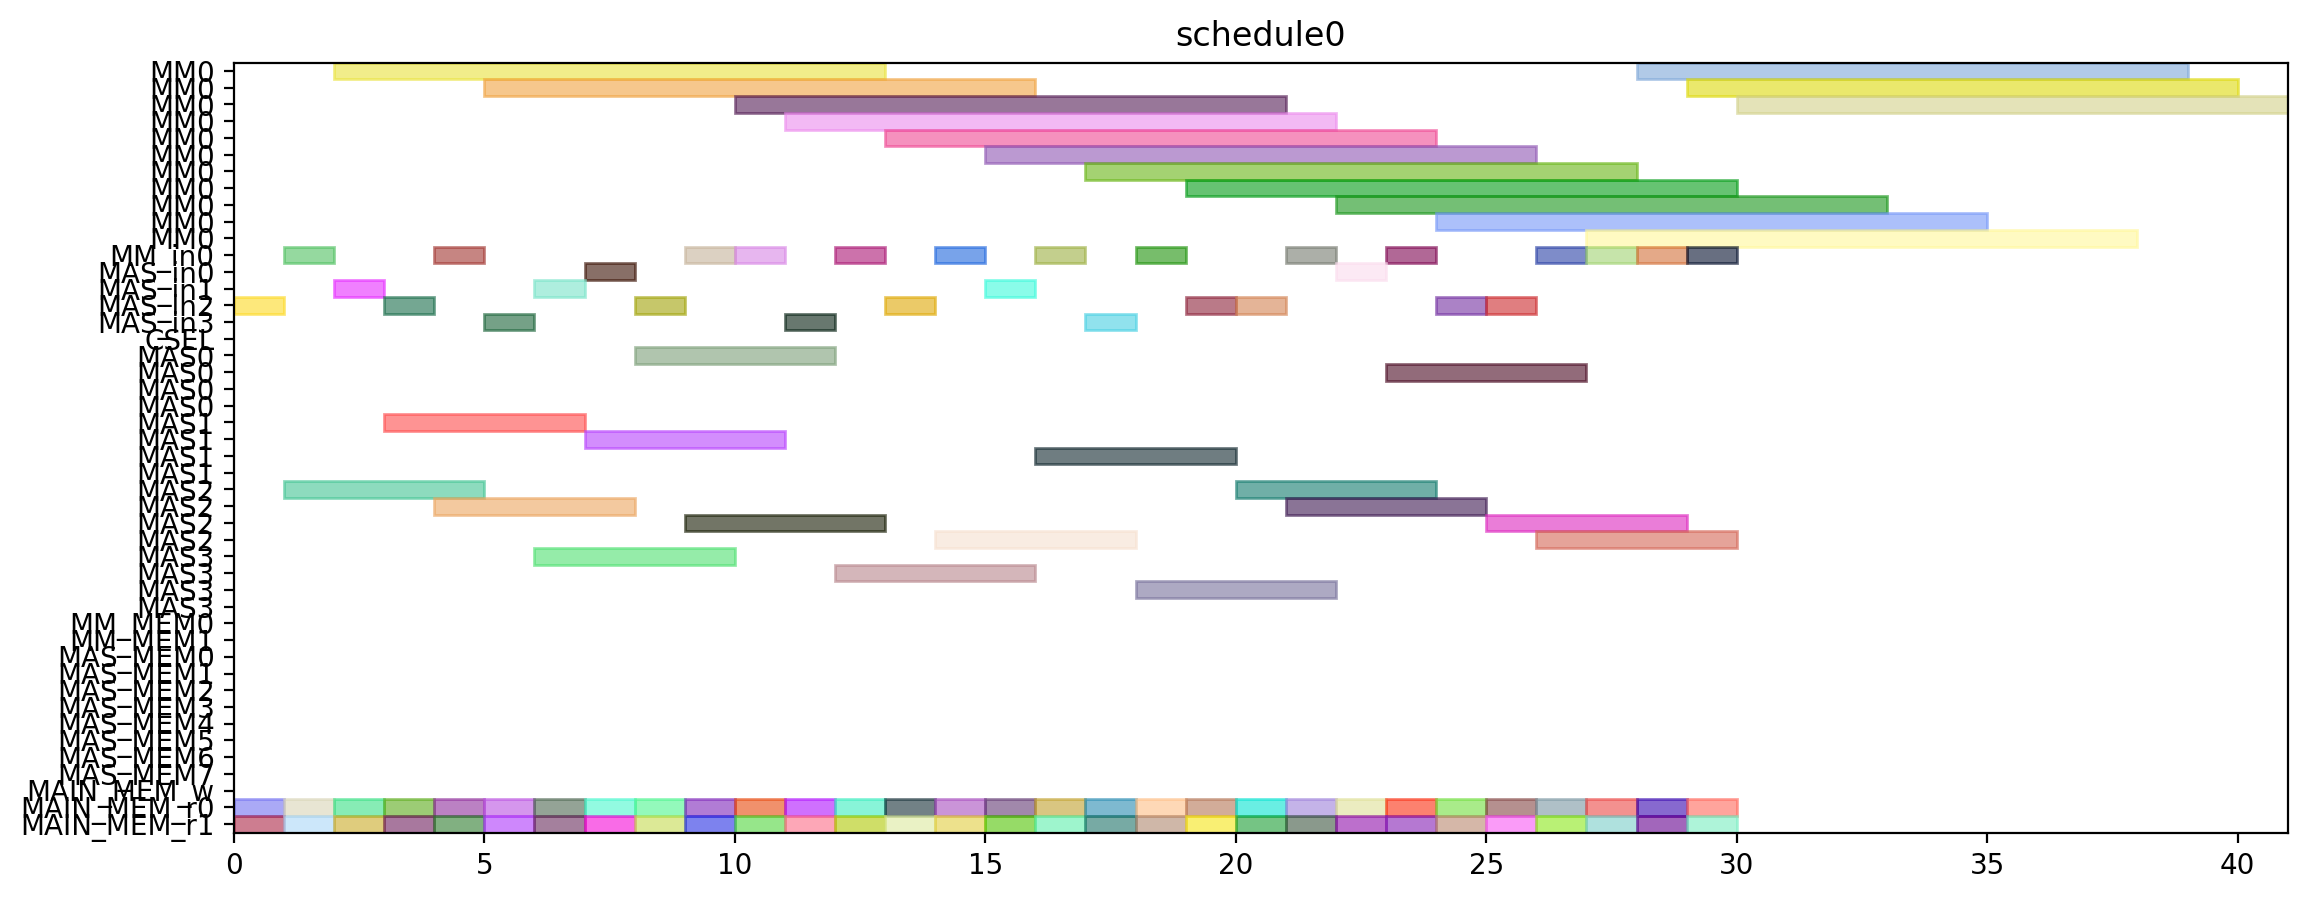

Source code (Python):
from pyschedule import Scenario, solvers, plotters, alt


def solve():
	horizon = 120
	S = Scenario("schedule0", horizon=horizon)

	# resource
	MM = S.Resources('MM', num=1, size=11)
	MM_in = S.Resources('MM_in', num=1)
	MAS_in = S.Resources('MAS_in', num=4)
	CSEL = S.Resource('CSEL')
	MAS = S.Resources('MAS', num=4, size=4, periods=range(1, horizon))
	MM_MEM = S.Resources('MM_MEM', num=2)
	MAS_MEM = S.Resources('MAS_MEM', num=8)
	MAIN_MEM_w = S.Resource('MAIN_MEM_w', size=1)
	MAIN_MEM_r = S.Resources('MAIN_MEM_r', num=2)

	# result of previous scheduling

	# new tasks
	t1_t0 = S.Task('t1_t0', length=11, delay_cost=1)
	t1_t0 += alt(MM)
	t1_t0_in = S.Task('t1_t0_in', length=1, delay_cost=1)
	t1_t0_in += alt(MM_in)
	S += t1_t0_in*MM_in[0]<=t1_t0*MM[0]
	t1_t0_mem0 = S.Task('t1_t0_mem0', length=1, delay_cost=1)
	t1_t0_mem0 += MAIN_MEM_r[0]
	S += t1_t0_mem0 <= t1_t0

	t1_t0_mem1 = S.Task('t1_t0_mem1', length=1, delay_cost=1)
	t1_t0_mem1 += MAIN_MEM_r[1]
	S += t1_t0_mem1 <= t1_t0

	t1_t1 = S.Task('t1_t1', length=11, delay_cost=1)
	t1_t1 += alt(MM)
	t1_t1_in = S.Task('t1_t1_in', length=1, delay_cost=1)
	t1_t1_in += alt(MM_in)
	S += t1_t1_in*MM_in[0]<=t1_t1*MM[0]
	t1_t1_mem0 = S.Task('t1_t1_mem0', length=1, delay_cost=1)
	t1_t1_mem0 += MAIN_MEM_r[0]
	S += t1_t1_mem0 <= t1_t1

	t1_t1_mem1 = S.Task('t1_t1_mem1', length=1, delay_cost=1)
	t1_t1_mem1 += MAIN_MEM_r[1]
	S += t1_t1_mem1 <= t1_t1

	t1_t2 = S.Task('t1_t2', length=4, delay_cost=1)
	t1_t2 += alt(MAS)
	t1_t2_in = S.Task('t1_t2_in', length=1, delay_cost=1)
	t1_t2_in += alt(MAS_in)
	S += t1_t2_in*MAS_in[0]<=t1_t2*MAS[0]

	S += t1_t2_in*MAS_in[1]<=t1_t2*MAS[1]

	S += t1_t2_in*MAS_in[2]<=t1_t2*MAS[2]

	S += t1_t2_in*MAS_in[3]<=t1_t2*MAS[3]

	t1_t2_mem0 = S.Task('t1_t2_mem0', length=1, delay_cost=1)
	t1_t2_mem0 += MAIN_MEM_r[0]
	S += t1_t2_mem0 <= t1_t2

	t1_t2_mem1 = S.Task('t1_t2_mem1', length=1, delay_cost=1)
	t1_t2_mem1 += MAIN_MEM_r[1]
	S += t1_t2_mem1 <= t1_t2

	t1_t3 = S.Task('t1_t3', length=4, delay_cost=1)
	t1_t3 += alt(MAS)
	t1_t3_in = S.Task('t1_t3_in', length=1, delay_cost=1)
	t1_t3_in += alt(MAS_in)
	S += t1_t3_in*MAS_in[0]<=t1_t3*MAS[0]

	S += t1_t3_in*MAS_in[1]<=t1_t3*MAS[1]

	S += t1_t3_in*MAS_in[2]<=t1_t3*MAS[2]

	S += t1_t3_in*MAS_in[3]<=t1_t3*MAS[3]

	t1_t3_mem0 = S.Task('t1_t3_mem0', length=1, delay_cost=1)
	t1_t3_mem0 += MAIN_MEM_r[0]
	S += t1_t3_mem0 <= t1_t3

	t1_t3_mem1 = S.Task('t1_t3_mem1', length=1, delay_cost=1)
	t1_t3_mem1 += MAIN_MEM_r[1]
	S += t1_t3_mem1 <= t1_t3

	t2_t0 = S.Task('t2_t0', length=11, delay_cost=1)
	t2_t0 += alt(MM)
	t2_t0_in = S.Task('t2_t0_in', length=1, delay_cost=1)
	t2_t0_in += alt(MM_in)
	S += t2_t0_in*MM_in[0]<=t2_t0*MM[0]
	t2_t0_mem0 = S.Task('t2_t0_mem0', length=1, delay_cost=1)
	t2_t0_mem0 += MAIN_MEM_r[0]
	S += t2_t0_mem0 <= t2_t0

	t2_t0_mem1 = S.Task('t2_t0_mem1', length=1, delay_cost=1)
	t2_t0_mem1 += MAIN_MEM_r[1]
	S += t2_t0_mem1 <= t2_t0

	t2_t1 = S.Task('t2_t1', length=11, delay_cost=1)
	t2_t1 += alt(MM)
	t2_t1_in = S.Task('t2_t1_in', length=1, delay_cost=1)
	t2_t1_in += alt(MM_in)
	S += t2_t1_in*MM_in[0]<=t2_t1*MM[0]
	t2_t1_mem0 = S.Task('t2_t1_mem0', length=1, delay_cost=1)
	t2_t1_mem0 += MAIN_MEM_r[0]
	S += t2_t1_mem0 <= t2_t1

	t2_t1_mem1 = S.Task('t2_t1_mem1', length=1, delay_cost=1)
	t2_t1_mem1 += MAIN_MEM_r[1]
	S += t2_t1_mem1 <= t2_t1

	t2_t2 = S.Task('t2_t2', length=4, delay_cost=1)
	t2_t2 += alt(MAS)
	t2_t2_in = S.Task('t2_t2_in', length=1, delay_cost=1)
	t2_t2_in += alt(MAS_in)
	S += t2_t2_in*MAS_in[0]<=t2_t2*MAS[0]

	S += t2_t2_in*MAS_in[1]<=t2_t2*MAS[1]

	S += t2_t2_in*MAS_in[2]<=t2_t2*MAS[2]

	S += t2_t2_in*MAS_in[3]<=t2_t2*MAS[3]

	t2_t2_mem0 = S.Task('t2_t2_mem0', length=1, delay_cost=1)
	t2_t2_mem0 += MAIN_MEM_r[0]
	S += t2_t2_mem0 <= t2_t2

	t2_t2_mem1 = S.Task('t2_t2_mem1', length=1, delay_cost=1)
	t2_t2_mem1 += MAIN_MEM_r[1]
	S += t2_t2_mem1 <= t2_t2

	t2_t3 = S.Task('t2_t3', length=4, delay_cost=1)
	t2_t3 += alt(MAS)
	t2_t3_in = S.Task('t2_t3_in', length=1, delay_cost=1)
	t2_t3_in += alt(MAS_in)
	S += t2_t3_in*MAS_in[0]<=t2_t3*MAS[0]

	S += t2_t3_in*MAS_in[1]<=t2_t3*MAS[1]

	S += t2_t3_in*MAS_in[2]<=t2_t3*MAS[2]

	S += t2_t3_in*MAS_in[3]<=t2_t3*MAS[3]

	t2_t3_mem0 = S.Task('t2_t3_mem0', length=1, delay_cost=1)
	t2_t3_mem0 += MAIN_MEM_r[0]
	S += t2_t3_mem0 <= t2_t3

	t2_t3_mem1 = S.Task('t2_t3_mem1', length=1, delay_cost=1)
	t2_t3_mem1 += MAIN_MEM_r[1]
	S += t2_t3_mem1 <= t2_t3

	t0_t0 = S.Task('t0_t0', length=11, delay_cost=1)
	t0_t0 += alt(MM)
	t0_t0_in = S.Task('t0_t0_in', length=1, delay_cost=1)
	t0_t0_in += alt(MM_in)
	S += t0_t0_in*MM_in[0]<=t0_t0*MM[0]
	t0_t0_mem0 = S.Task('t0_t0_mem0', length=1, delay_cost=1)
	t0_t0_mem0 += MAIN_MEM_r[0]
	S += t0_t0_mem0 <= t0_t0

	t0_t0_mem1 = S.Task('t0_t0_mem1', length=1, delay_cost=1)
	t0_t0_mem1 += MAIN_MEM_r[1]
	S += t0_t0_mem1 <= t0_t0

	t0_t1 = S.Task('t0_t1', length=11, delay_cost=1)
	t0_t1 += alt(MM)
	t0_t1_in = S.Task('t0_t1_in', length=1, delay_cost=1)
	t0_t1_in += alt(MM_in)
	S += t0_t1_in*MM_in[0]<=t0_t1*MM[0]
	t0_t1_mem0 = S.Task('t0_t1_mem0', length=1, delay_cost=1)
	t0_t1_mem0 += MAIN_MEM_r[0]
	S += t0_t1_mem0 <= t0_t1

	t0_t1_mem1 = S.Task('t0_t1_mem1', length=1, delay_cost=1)
	t0_t1_mem1 += MAIN_MEM_r[1]
	S += t0_t1_mem1 <= t0_t1

	t0_t2 = S.Task('t0_t2', length=4, delay_cost=1)
	t0_t2 += alt(MAS)
	t0_t2_in = S.Task('t0_t2_in', length=1, delay_cost=1)
	t0_t2_in += alt(MAS_in)
	S += t0_t2_in*MAS_in[0]<=t0_t2*MAS[0]

	S += t0_t2_in*MAS_in[1]<=t0_t2*MAS[1]

	S += t0_t2_in*MAS_in[2]<=t0_t2*MAS[2]

	S += t0_t2_in*MAS_in[3]<=t0_t2*MAS[3]

	t0_t2_mem0 = S.Task('t0_t2_mem0', length=1, delay_cost=1)
	t0_t2_mem0 += MAIN_MEM_r[0]
	S += t0_t2_mem0 <= t0_t2

	t0_t2_mem1 = S.Task('t0_t2_mem1', length=1, delay_cost=1)
	t0_t2_mem1 += MAIN_MEM_r[1]
	S += t0_t2_mem1 <= t0_t2

	t0_t3 = S.Task('t0_t3', length=4, delay_cost=1)
	t0_t3 += alt(MAS)
	t0_t3_in = S.Task('t0_t3_in', length=1, delay_cost=1)
	t0_t3_in += alt(MAS_in)
	S += t0_t3_in*MAS_in[0]<=t0_t3*MAS[0]

	S += t0_t3_in*MAS_in[1]<=t0_t3*MAS[1]

	S += t0_t3_in*MAS_in[2]<=t0_t3*MAS[2]

	S += t0_t3_in*MAS_in[3]<=t0_t3*MAS[3]

	t0_t3_mem0 = S.Task('t0_t3_mem0', length=1, delay_cost=1)
	t0_t3_mem0 += MAIN_MEM_r[0]
	S += t0_t3_mem0 <= t0_t3

	t0_t3_mem1 = S.Task('t0_t3_mem1', length=1, delay_cost=1)
	t0_t3_mem1 += MAIN_MEM_r[1]
	S += t0_t3_mem1 <= t0_t3

	t4_t0_t0 = S.Task('t4_t0_t0', length=11, delay_cost=1)
	t4_t0_t0 += alt(MM)
	t4_t0_t0_in = S.Task('t4_t0_t0_in', length=1, delay_cost=1)
	t4_t0_t0_in += alt(MM_in)
	S += t4_t0_t0_in*MM_in[0]<=t4_t0_t0*MM[0]
	t4_t0_t0_mem0 = S.Task('t4_t0_t0_mem0', length=1, delay_cost=1)
	t4_t0_t0_mem0 += MAIN_MEM_r[0]
	S += t4_t0_t0_mem0 <= t4_t0_t0

	t4_t0_t0_mem1 = S.Task('t4_t0_t0_mem1', length=1, delay_cost=1)
	t4_t0_t0_mem1 += MAIN_MEM_r[1]
	S += t4_t0_t0_mem1 <= t4_t0_t0

	t4_t0_t1 = S.Task('t4_t0_t1', length=11, delay_cost=1)
	t4_t0_t1 += alt(MM)
	t4_t0_t1_in = S.Task('t4_t0_t1_in', length=1, delay_cost=1)
	t4_t0_t1_in += alt(MM_in)
	S += t4_t0_t1_in*MM_in[0]<=t4_t0_t1*MM[0]
	t4_t0_t1_mem0 = S.Task('t4_t0_t1_mem0', length=1, delay_cost=1)
	t4_t0_t1_mem0 += MAIN_MEM_r[0]
	S += t4_t0_t1_mem0 <= t4_t0_t1

	t4_t0_t1_mem1 = S.Task('t4_t0_t1_mem1', length=1, delay_cost=1)
	t4_t0_t1_mem1 += MAIN_MEM_r[1]
	S += t4_t0_t1_mem1 <= t4_t0_t1

	t4_t0_t2 = S.Task('t4_t0_t2', length=4, delay_cost=1)
	t4_t0_t2 += alt(MAS)
	t4_t0_t2_in = S.Task('t4_t0_t2_in', length=1, delay_cost=1)
	t4_t0_t2_in += alt(MAS_in)
	S += t4_t0_t2_in*MAS_in[0]<=t4_t0_t2*MAS[0]

	S += t4_t0_t2_in*MAS_in[1]<=t4_t0_t2*MAS[1]

	S += t4_t0_t2_in*MAS_in[2]<=t4_t0_t2*MAS[2]

	S += t4_t0_t2_in*MAS_in[3]<=t4_t0_t2*MAS[3]

	t4_t0_t2_mem0 = S.Task('t4_t0_t2_mem0', length=1, delay_cost=1)
	t4_t0_t2_mem0 += MAIN_MEM_r[0]
	S += t4_t0_t2_mem0 <= t4_t0_t2

	t4_t0_t2_mem1 = S.Task('t4_t0_t2_mem1', length=1, delay_cost=1)
	t4_t0_t2_mem1 += MAIN_MEM_r[1]
	S += t4_t0_t2_mem1 <= t4_t0_t2

	t4_t0_t3 = S.Task('t4_t0_t3', length=4, delay_cost=1)
	t4_t0_t3 += alt(MAS)
	t4_t0_t3_in = S.Task('t4_t0_t3_in', length=1, delay_cost=1)
	t4_t0_t3_in += alt(MAS_in)
	S += t4_t0_t3_in*MAS_in[0]<=t4_t0_t3*MAS[0]

	S += t4_t0_t3_in*MAS_in[1]<=t4_t0_t3*MAS[1]

	S += t4_t0_t3_in*MAS_in[2]<=t4_t0_t3*MAS[2]

	S += t4_t0_t3_in*MAS_in[3]<=t4_t0_t3*MAS[3]

	t4_t0_t3_mem0 = S.Task('t4_t0_t3_mem0', length=1, delay_cost=1)
	t4_t0_t3_mem0 += MAIN_MEM_r[0]
	S += t4_t0_t3_mem0 <= t4_t0_t3

	t4_t0_t3_mem1 = S.Task('t4_t0_t3_mem1', length=1, delay_cost=1)
	t4_t0_t3_mem1 += MAIN_MEM_r[1]
	S += t4_t0_t3_mem1 <= t4_t0_t3

	t4_t1_t0 = S.Task('t4_t1_t0', length=11, delay_cost=1)
	t4_t1_t0 += alt(MM)
	t4_t1_t0_in = S.Task('t4_t1_t0_in', length=1, delay_cost=1)
	t4_t1_t0_in += alt(MM_in)
	S += t4_t1_t0_in*MM_in[0]<=t4_t1_t0*MM[0]
	t4_t1_t0_mem0 = S.Task('t4_t1_t0_mem0', length=1, delay_cost=1)
	t4_t1_t0_mem0 += MAIN_MEM_r[0]
	S += t4_t1_t0_mem0 <= t4_t1_t0

	t4_t1_t0_mem1 = S.Task('t4_t1_t0_mem1', length=1, delay_cost=1)
	t4_t1_t0_mem1 += MAIN_MEM_r[1]
	S += t4_t1_t0_mem1 <= t4_t1_t0

	t4_t1_t1 = S.Task('t4_t1_t1', length=11, delay_cost=1)
	t4_t1_t1 += alt(MM)
	t4_t1_t1_in = S.Task('t4_t1_t1_in', length=1, delay_cost=1)
	t4_t1_t1_in += alt(MM_in)
	S += t4_t1_t1_in*MM_in[0]<=t4_t1_t1*MM[0]
	t4_t1_t1_mem0 = S.Task('t4_t1_t1_mem0', length=1, delay_cost=1)
	t4_t1_t1_mem0 += MAIN_MEM_r[0]
	S += t4_t1_t1_mem0 <= t4_t1_t1

	t4_t1_t1_mem1 = S.Task('t4_t1_t1_mem1', length=1, delay_cost=1)
	t4_t1_t1_mem1 += MAIN_MEM_r[1]
	S += t4_t1_t1_mem1 <= t4_t1_t1

	t4_t1_t2 = S.Task('t4_t1_t2', length=4, delay_cost=1)
	t4_t1_t2 += alt(MAS)
	t4_t1_t2_in = S.Task('t4_t1_t2_in', length=1, delay_cost=1)
	t4_t1_t2_in += alt(MAS_in)
	S += t4_t1_t2_in*MAS_in[0]<=t4_t1_t2*MAS[0]

	S += t4_t1_t2_in*MAS_in[1]<=t4_t1_t2*MAS[1]

	S += t4_t1_t2_in*MAS_in[2]<=t4_t1_t2*MAS[2]

	S += t4_t1_t2_in*MAS_in[3]<=t4_t1_t2*MAS[3]

	t4_t1_t2_mem0 = S.Task('t4_t1_t2_mem0', length=1, delay_cost=1)
	t4_t1_t2_mem0 += MAIN_MEM_r[0]
	S += t4_t1_t2_mem0 <= t4_t1_t2

	t4_t1_t2_mem1 = S.Task('t4_t1_t2_mem1', length=1, delay_cost=1)
	t4_t1_t2_mem1 += MAIN_MEM_r[1]
	S += t4_t1_t2_mem1 <= t4_t1_t2

	t4_t1_t3 = S.Task('t4_t1_t3', length=4, delay_cost=1)
	t4_t1_t3 += alt(MAS)
	t4_t1_t3_in = S.Task('t4_t1_t3_in', length=1, delay_cost=1)
	t4_t1_t3_in += alt(MAS_in)
	S += t4_t1_t3_in*MAS_in[0]<=t4_t1_t3*MAS[0]

	S += t4_t1_t3_in*MAS_in[1]<=t4_t1_t3*MAS[1]

	S += t4_t1_t3_in*MAS_in[2]<=t4_t1_t3*MAS[2]

	S += t4_t1_t3_in*MAS_in[3]<=t4_t1_t3*MAS[3]

	t4_t1_t3_mem0 = S.Task('t4_t1_t3_mem0', length=1, delay_cost=1)
	t4_t1_t3_mem0 += MAIN_MEM_r[0]
	S += t4_t1_t3_mem0 <= t4_t1_t3

	t4_t1_t3_mem1 = S.Task('t4_t1_t3_mem1', length=1, delay_cost=1)
	t4_t1_t3_mem1 += MAIN_MEM_r[1]
	S += t4_t1_t3_mem1 <= t4_t1_t3

	t4_t2_t0 = S.Task('t4_t2_t0', length=11, delay_cost=1)
	t4_t2_t0 += alt(MM)
	t4_t2_t0_in = S.Task('t4_t2_t0_in', length=1, delay_cost=1)
	t4_t2_t0_in += alt(MM_in)
	S += t4_t2_t0_in*MM_in[0]<=t4_t2_t0*MM[0]
	t4_t2_t0_mem0 = S.Task('t4_t2_t0_mem0', length=1, delay_cost=1)
	t4_t2_t0_mem0 += MAIN_MEM_r[0]
	S += t4_t2_t0_mem0 <= t4_t2_t0

	t4_t2_t0_mem1 = S.Task('t4_t2_t0_mem1', length=1, delay_cost=1)
	t4_t2_t0_mem1 += MAIN_MEM_r[1]
	S += t4_t2_t0_mem1 <= t4_t2_t0

	t4_t2_t1 = S.Task('t4_t2_t1', length=11, delay_cost=1)
	t4_t2_t1 += alt(MM)
	t4_t2_t1_in = S.Task('t4_t2_t1_in', length=1, delay_cost=1)
	t4_t2_t1_in += alt(MM_in)
	S += t4_t2_t1_in*MM_in[0]<=t4_t2_t1*MM[0]
	t4_t2_t1_mem0 = S.Task('t4_t2_t1_mem0', length=1, delay_cost=1)
	t4_t2_t1_mem0 += MAIN_MEM_r[0]
	S += t4_t2_t1_mem0 <= t4_t2_t1

	t4_t2_t1_mem1 = S.Task('t4_t2_t1_mem1', length=1, delay_cost=1)
	t4_t2_t1_mem1 += MAIN_MEM_r[1]
	S += t4_t2_t1_mem1 <= t4_t2_t1

	t4_t2_t2 = S.Task('t4_t2_t2', length=4, delay_cost=1)
	t4_t2_t2 += alt(MAS)
	t4_t2_t2_in = S.Task('t4_t2_t2_in', length=1, delay_cost=1)
	t4_t2_t2_in += alt(MAS_in)
	S += t4_t2_t2_in*MAS_in[0]<=t4_t2_t2*MAS[0]

	S += t4_t2_t2_in*MAS_in[1]<=t4_t2_t2*MAS[1]

	S += t4_t2_t2_in*MAS_in[2]<=t4_t2_t2*MAS[2]

	S += t4_t2_t2_in*MAS_in[3]<=t4_t2_t2*MAS[3]

	t4_t2_t2_mem0 = S.Task('t4_t2_t2_mem0', length=1, delay_cost=1)
	t4_t2_t2_mem0 += MAIN_MEM_r[0]
	S += t4_t2_t2_mem0 <= t4_t2_t2

	t4_t2_t2_mem1 = S.Task('t4_t2_t2_mem1', length=1, delay_cost=1)
	t4_t2_t2_mem1 += MAIN_MEM_r[1]
	S += t4_t2_t2_mem1 <= t4_t2_t2

	t4_t2_t3 = S.Task('t4_t2_t3', length=4, delay_cost=1)
	t4_t2_t3 += alt(MAS)
	t4_t2_t3_in = S.Task('t4_t2_t3_in', length=1, delay_cost=1)
	t4_t2_t3_in += alt(MAS_in)
	S += t4_t2_t3_in*MAS_in[0]<=t4_t2_t3*MAS[0]

	S += t4_t2_t3_in*MAS_in[1]<=t4_t2_t3*MAS[1]

	S += t4_t2_t3_in*MAS_in[2]<=t4_t2_t3*MAS[2]

	S += t4_t2_t3_in*MAS_in[3]<=t4_t2_t3*MAS[3]

	t4_t2_t3_mem0 = S.Task('t4_t2_t3_mem0', length=1, delay_cost=1)
	t4_t2_t3_mem0 += MAIN_MEM_r[0]
	S += t4_t2_t3_mem0 <= t4_t2_t3

	t4_t2_t3_mem1 = S.Task('t4_t2_t3_mem1', length=1, delay_cost=1)
	t4_t2_t3_mem1 += MAIN_MEM_r[1]
	S += t4_t2_t3_mem1 <= t4_t2_t3

	t4_t40 = S.Task('t4_t40', length=4, delay_cost=1)
	t4_t40 += alt(MAS)
	t4_t40_in = S.Task('t4_t40_in', length=1, delay_cost=1)
	t4_t40_in += alt(MAS_in)
	S += t4_t40_in*MAS_in[0]<=t4_t40*MAS[0]

	S += t4_t40_in*MAS_in[1]<=t4_t40*MAS[1]

	S += t4_t40_in*MAS_in[2]<=t4_t40*MAS[2]

	S += t4_t40_in*MAS_in[3]<=t4_t40*MAS[3]

	t4_t40_mem0 = S.Task('t4_t40_mem0', length=1, delay_cost=1)
	t4_t40_mem0 += MAIN_MEM_r[0]
	S += t4_t40_mem0 <= t4_t40

	t4_t40_mem1 = S.Task('t4_t40_mem1', length=1, delay_cost=1)
	t4_t40_mem1 += MAIN_MEM_r[1]
	S += t4_t40_mem1 <= t4_t40

	t4_t41 = S.Task('t4_t41', length=4, delay_cost=1)
	t4_t41 += alt(MAS)
	t4_t41_in = S.Task('t4_t41_in', length=1, delay_cost=1)
	t4_t41_in += alt(MAS_in)
	S += t4_t41_in*MAS_in[0]<=t4_t41*MAS[0]

	S += t4_t41_in*MAS_in[1]<=t4_t41*MAS[1]

	S += t4_t41_in*MAS_in[2]<=t4_t41*MAS[2]

	S += t4_t41_in*MAS_in[3]<=t4_t41*MAS[3]

	t4_t41_mem0 = S.Task('t4_t41_mem0', length=1, delay_cost=1)
	t4_t41_mem0 += MAIN_MEM_r[0]
	S += t4_t41_mem0 <= t4_t41

	t4_t41_mem1 = S.Task('t4_t41_mem1', length=1, delay_cost=1)
	t4_t41_mem1 += MAIN_MEM_r[1]
	S += t4_t41_mem1 <= t4_t41

	t4_t50 = S.Task('t4_t50', length=4, delay_cost=1)
	t4_t50 += alt(MAS)
	t4_t50_in = S.Task('t4_t50_in', length=1, delay_cost=1)
	t4_t50_in += alt(MAS_in)
	S += t4_t50_in*MAS_in[0]<=t4_t50*MAS[0]

	S += t4_t50_in*MAS_in[1]<=t4_t50*MAS[1]

	S += t4_t50_in*MAS_in[2]<=t4_t50*MAS[2]

	S += t4_t50_in*MAS_in[3]<=t4_t50*MAS[3]

	t4_t50_mem0 = S.Task('t4_t50_mem0', length=1, delay_cost=1)
	t4_t50_mem0 += MAIN_MEM_r[0]
	S += t4_t50_mem0 <= t4_t50

	t4_t50_mem1 = S.Task('t4_t50_mem1', length=1, delay_cost=1)
	t4_t50_mem1 += MAIN_MEM_r[1]
	S += t4_t50_mem1 <= t4_t50

	t4_t51 = S.Task('t4_t51', length=4, delay_cost=1)
	t4_t51 += alt(MAS)
	t4_t51_in = S.Task('t4_t51_in', length=1, delay_cost=1)
	t4_t51_in += alt(MAS_in)
	S += t4_t51_in*MAS_in[0]<=t4_t51*MAS[0]

	S += t4_t51_in*MAS_in[1]<=t4_t51*MAS[1]

	S += t4_t51_in*MAS_in[2]<=t4_t51*MAS[2]

	S += t4_t51_in*MAS_in[3]<=t4_t51*MAS[3]

	t4_t51_mem0 = S.Task('t4_t51_mem0', length=1, delay_cost=1)
	t4_t51_mem0 += MAIN_MEM_r[0]
	S += t4_t51_mem0 <= t4_t51

	t4_t51_mem1 = S.Task('t4_t51_mem1', length=1, delay_cost=1)
	t4_t51_mem1 += MAIN_MEM_r[1]
	S += t4_t51_mem1 <= t4_t51

	t4_t8_t0 = S.Task('t4_t8_t0', length=11, delay_cost=1)
	t4_t8_t0 += alt(MM)
	t4_t8_t0_in = S.Task('t4_t8_t0_in', length=1, delay_cost=1)
	t4_t8_t0_in += alt(MM_in)
	S += t4_t8_t0_in*MM_in[0]<=t4_t8_t0*MM[0]
	t4_t8_t0_mem0 = S.Task('t4_t8_t0_mem0', length=1, delay_cost=1)
	t4_t8_t0_mem0 += MAIN_MEM_r[0]
	S += t4_t8_t0_mem0 <= t4_t8_t0

	t4_t8_t0_mem1 = S.Task('t4_t8_t0_mem1', length=1, delay_cost=1)
	t4_t8_t0_mem1 += MAIN_MEM_r[1]
	S += t4_t8_t0_mem1 <= t4_t8_t0

	t4_t8_t1 = S.Task('t4_t8_t1', length=11, delay_cost=1)
	t4_t8_t1 += alt(MM)
	t4_t8_t1_in = S.Task('t4_t8_t1_in', length=1, delay_cost=1)
	t4_t8_t1_in += alt(MM_in)
	S += t4_t8_t1_in*MM_in[0]<=t4_t8_t1*MM[0]
	t4_t8_t1_mem0 = S.Task('t4_t8_t1_mem0', length=1, delay_cost=1)
	t4_t8_t1_mem0 += MAIN_MEM_r[0]
	S += t4_t8_t1_mem0 <= t4_t8_t1

	t4_t8_t1_mem1 = S.Task('t4_t8_t1_mem1', length=1, delay_cost=1)
	t4_t8_t1_mem1 += MAIN_MEM_r[1]
	S += t4_t8_t1_mem1 <= t4_t8_t1

	solvers.mip.solve(S,msg=1,kind='CPLEX',ratio_gap=1.01)

	solution = [['hoge']*len(S.solution()[1]) for i in range(len(S.solution()))]
	for i in range(len(S.solution())):
		for j in range(len(S.solution()[i])):
			solution[i][j]=str(S.solution()[i][j])
	print(solution)

	cycles = int(solution[-1][3])

	pic_file_name = "/mnt/rose/usr1/fukuda/ABE/multiRAM_multiMAS_16mux/scheduling_result/stage11MM1_stage4MAS4/SPARSE/schedule0.png"
	if(S.solution() != []):
		plotters.matplotlib.plot(S,img_filename=pic_file_name, show_task_labels=False, fig_size=(cycles*0.25+3, 5))

	return solution
